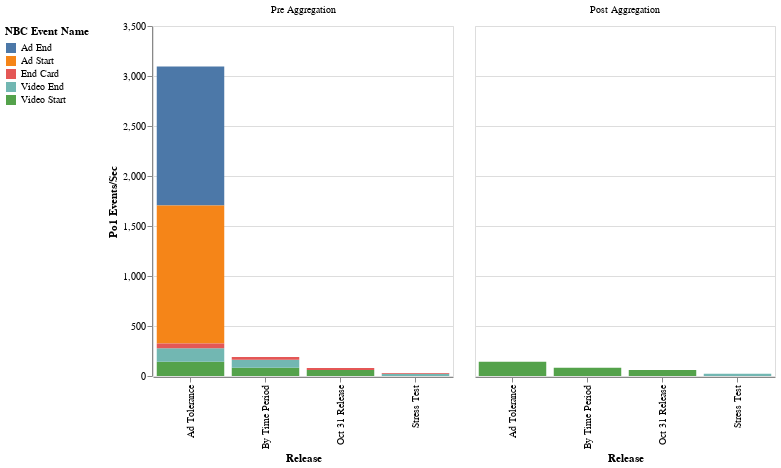

Source (notebook cell):
### Code cell
RAW = DATA.rename(columns={
    'est_events_per_sec': 'NBC Events/Sec',
    'est_po1_events_per_sec': 'Po1 Events/Sec',
    'release': 'Release',
    'event_name': 'NBC Event Name'})
RAW['Tested Throughput'] = 700

event_cat, y_height = 'Po1 Events/Sec', 3500
#event_cat, y_height = 'NBC Events/Sec', 300
chart_one = alt.Chart(RAW).mark_bar().encode(
    column=alt.Color('aggregation', title=None, sort=["Pre Aggregation", "Post Aggregation"]),  # The order to sort in
    y=alt.Y(event_cat, scale=alt.Scale(domain=(0,y_height))),
    x=alt.X('Release'),
    color=alt.Color('NBC Event Name', legend=alt.Legend(orient='left'))
).properties(width=300, height=350)

chart_one

### Figure 1 — Vega-Lite specification as saved in the notebook (floating-point values rounded to 4 significant figures)
{"$schema": "https://vega.github.io/schema/vega-lite/v3.4.0.json", "config": {"mark": {"tooltip": null}, "view": {"height": 300, "width": 400}}, "data": {"name": "data-076614d7e3b24a780d94788bffcb1c88"}, "datasets": {"data-076614d7e3b24a780d94788bffcb1c88": [{"NBC Event Name": "Video End", "NBC Events/Sec": 11.3, "Po1 Events/Sec": 22.6, "Release": "Stress Test", "Tested Throughput": 700, "aggregation": "Post Aggregation", "est_events_per_day": 973854, "est_events_per_hour": 40580.0, "event_type": "custom_event", "in_release": true, "in_scope": true, "po1_expansion": 2, "release_id": "stress_test"}, {"NBC Event Name": "Video End", "NBC Events/Sec": 11.3, "Po1 Events/Sec": 22.6, "Release": "Stress Test", "Tested Throughput": 700, "aggregation": "Pre Aggregation", "est_events_per_day": 973854, "est_events_per_hour": 40580.0, "event_type": "custom_event", "in_release": true, "in_scope": true, "po1_expansion": 2, "release_id": "stress_test_agg"}, {"NBC Event Name": "End Card", "NBC Events/Sec": 4, "Po1 Events/Sec": 8, "Release": "Stress Test", "Tested Throughput": 700, "aggregation": "Pre Aggregation", "est_events_per_day": 349080, "est_events_per_hour": 14545, "event_type": "custom_event", "in_release": true, "in_scope": true, "po1_expansion": 2, "release_id": "stress_test_agg"}, {"NBC Event Name": "Video Start", "NBC Events/Sec": 11.8, "Po1 Events/Sec": 59, "Release": "Oct 31 Release", "Tested Throughput": 700, "aggregation": "Post Aggregation", "est_events_per_day": 1017489, "est_events_per_hour": 42400.0, "event_type": "custom_event", "in_release": true, "in_scope": true, "po1_expansion": 5, "release_id": "release_1031"}, {"NBC Event Name": "Video Start", "NBC Events/Sec": 11.8, "Po1 Events/Sec": 59, "Release": "Oct 31 Release", "Tested Throughput": 700, "aggregation": "Pre Aggregation", "est_events_per_day": 1017489, "est_events_per_hour": 42400.0, "event_type": "custom_event", "in_release": true, "in_scope": true, "po1_expansion": 5, "release_id": "release_1031_agg"}, {"NBC Event Name": "End Card", "NBC Events/Sec": 4, "Po1 Events/Sec": 20, "Release": "Oct 31 Release", "Tested Throughput": 700, "aggregation": "Pre Aggregation", "est_events_per_day": 349080, "est_events_per_hour": 14545, "event_type": "custom_event", "in_release": true, "in_scope": true, "po1_expansion": 5, "release_id": "release_1031_agg"}, {"NBC Event Name": "Video Start", "NBC Events/Sec": 11.8, "Po1 Events/Sec": 82.6, "Release": "By Time Period", "Tested Throughput": 700, "aggregation": "Post Aggregation", "est_events_per_day": 1017489, "est_events_per_hour": 42400.0, "event_type": "custom_event", "in_release": true, "in_scope": true, "po1_expansion": 7, "release_id": "by_time_period"}, {"NBC Event Name": "Video Start", "NBC Events/Sec": 11.8, "Po1 Events/Sec": 82.6, "Release": "By Time Period", "Tested Throughput": 700, "aggregation": "Pre Aggregation", "est_events_per_day": 1017489, "est_events_per_hour": 42400.0, "event_type": "custom_event", "in_release": true, "in_scope": true, "po1_expansion": 7, "release_id": "by_time_period_agg"}, {"NBC Event Name": "Video End", "NBC Events/Sec": 11.3, "Po1 Events/Sec": 79.1, "Release": "By Time Period", "Tested Throughput": 700, "aggregation": "Pre Aggregation", "est_events_per_day": 973854, "est_events_per_hour": 40580.0, "event_type": "custom_event", "in_release": true, "in_scope": true, "po1_expansion": 7, "release_id": "by_time_period_agg"}, {"NBC Event Name": "End Card", "NBC Events/Sec": 4, "Po1 Events/Sec": 28, "Release": "By Time Period", "Tested Throughput": 700, "aggregation": "Pre Aggregation", "est_events_per_day": 349080, "est_events_per_hour": 14545, "event_type": "custom_event", "in_release": true, "in_scope": true, "po1_expansion": 7, "release_id": "by_time_period_agg"}, {"NBC Event Name": "Video Start", "NBC Events/Sec": 11.8, "Po1 Events/Sec": 141.6, "Release": "Ad Tolerance", "Tested Throughput": 700, "aggregation": "Post Aggregation", "est_events_per_day": 1017489, "est_events_per_hour": 42400.0, "event_type": "custom_event", "in_release": true, "in_scope": true, "po1_expansion": 12, "release_id": "ad_tolerance"}, {"NBC Event Name": "Ad End", "NBC Events/Sec": 116, "Po1 Events/Sec": 1392, "Release": "Ad Tolerance", "Tested Throughput": 700, "aggregation": "Pre Aggregation", "est_events_per_day": 10026134, "est_events_per_hour": 417800.0, "event_type": "custom_event", "in_release": true, "in_scope": true, "po1_expansion": 12, "release_id": "ad_tolerance_agg"}, {"NBC Event Name": "Ad Start", "NBC Events/Sec": 114.9, "Po1 Events/Sec": 1379.0, "Release": "Ad Tolerance", "Tested Throughput": 700, "aggregation": "Pre Aggregation", "est_events_per_day": 9927625, "est_events_per_hour": 413651, "event_type": "custom_event", "in_release": true, "in_scope": true, "po1_expansion": 12, "release_id": "ad_tolerance_agg"}, {"NBC Event Name": "Video Start", "NBC Events/Sec": 11.8, "Po1 Events/Sec": 141.6, "Release": "Ad Tolerance", "Tested Throughput": 700, "aggregation": "Pre Aggregation", "est_events_per_day": 1017489, "est_events_per_hour": 42400.0, "event_type": "custom_event", "in_release": true, "in_scope": true, "po1_expansion": 12, "release_id": "ad_tolerance_agg"}, {"NBC Event Name": "Video End", "NBC Events/Sec": 11.3, "Po1 Events/Sec": 135.6, "Release": "Ad Tolerance", "Tested Throughput": 700, "aggregation": "Pre Aggregation", "est_events_per_day": 973854, "est_events_per_hour": 40580.0, "event_type": "custom_event", "in_release": true, "in_scope": true, "po1_expansion": 12, "release_id": "ad_tolerance_agg"}, {"NBC Event Name": "End Card", "NBC Events/Sec": 4, "Po1 Events/Sec": 48, "Release": "Ad Tolerance", "Tested Throughput": 700, "aggregation": "Pre Aggregation", "est_events_per_day": 349080, "est_events_per_hour": 14545, "event_type": "custom_event", "in_release": true, "in_scope": true, "po1_expansion": 12, "release_id": "ad_tolerance_agg"}]}, "encoding": {"color": {"field": "NBC Event Name", "legend": {"orient": "left"}, "type": "nominal"}, "column": {"field": "aggregation", "sort": ["Pre Aggregation", "Post Aggregation"], "title": null, "type": "nominal"}, "x": {"field": "Release", "type": "nominal"}, "y": {"field": "Po1 Events/Sec", "scale": {"domain": [0, 3500]}, "type": "quantitative"}}, "height": 350, "mark": "bar", "width": 300}
